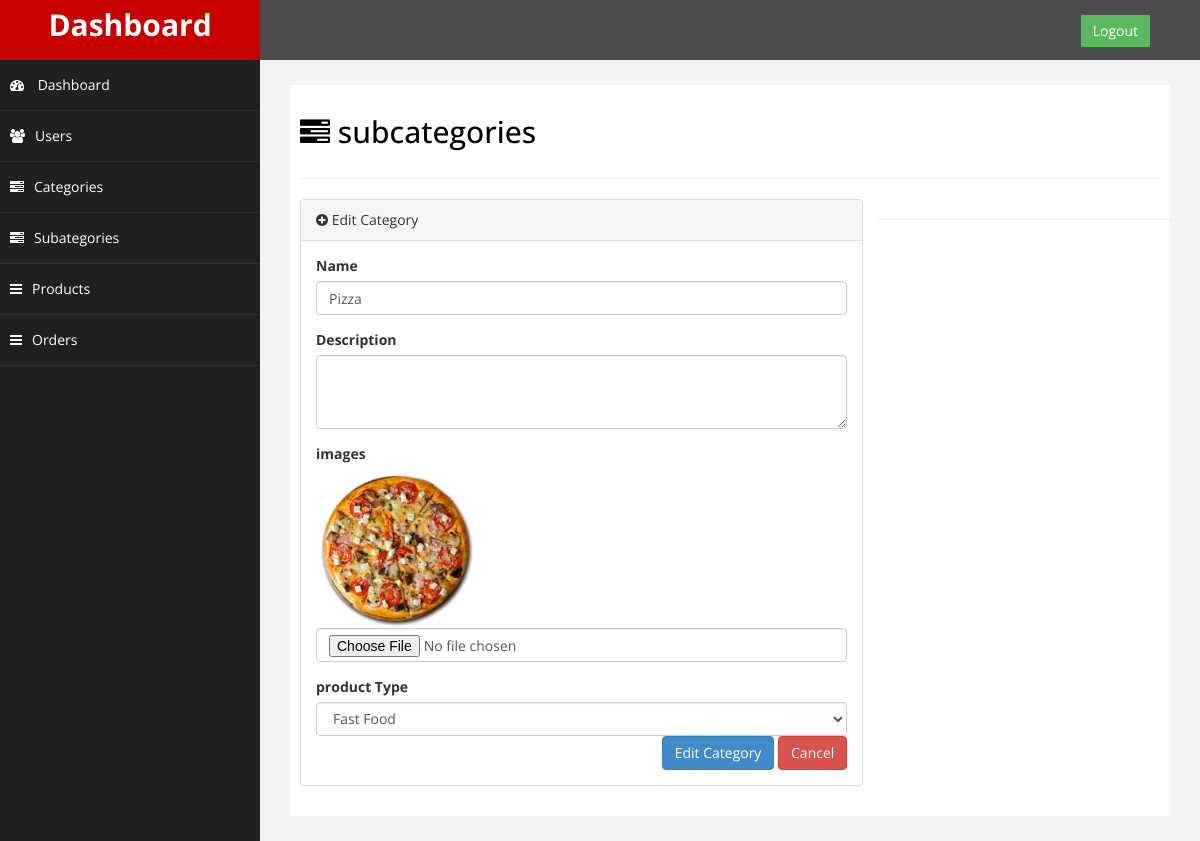
/admin/editsubcategory.php?action=edit&id=1 (signed in), run on the app's committed database.
### tables this page shows
CREATE TABLE `subcategories` (
  `id` int(11) NOT NULL,
  `name` varchar(25) NOT NULL,
  `description` varchar(255) DEFAULT NULL,
  `photo` varchar(255) DEFAULT NULL,
  `cat_id` int(11) DEFAULT NULL
);

### admin/editsubcategory.php (the view, shortened to what this page needs)
<?php
include('header.php');
require('../include/connect.php');
?>
<div id="page-wrapper">
    <div id="page-inner">
        <div class="row">
            <div class="col-md-12">
                <h2><i class="fa fa-tasks"></i> subcategories</h2>
            </div>
        </div>
        <hr />
        <div class="row">
            <div class="col-md-8">
                <div class="panel panel-default">
                    <div class="panel-heading">
                        <i class="fa fa-plus-circle"></i> Edit Category
                    </div>
                    <div class="panel-body">
                        <div class="row">
                             <?php
                             if (isset($_GET['action'], $_GET['id'])&&$_GET['action']=='edit' ) {
                                $id = $_GET['id'];
                                    $stm = $db->prepare("select * from subcategories where id=:catid");
                                    $stm->execute(array("catid"=>$id));
                                    if ($stm->rowCount()) {
                                        foreach ($stm->fetchAll() as $row) {
                                            $name = $row['name'];
                                            $description = $row['description'];
                                            $image_name_db= $row['photo'];
                                            $cat_id =$row['cat_id'];
                                    ?>
                            <div class="col-md-12">
                            <form role="form" method="post" enctype="multipart/form-data">
                                    <div class="form-group">
                                        <label>Name</label>
                                        <input type="text" placeholder="Please Enter your Name "
                                        class="form-control"
                                        value="<?php echo $name ?>" name="name" />
                                    </div>
                                    <div class="form-group">
                                        <label>Description</label>
                                        <textarea placeholder="Please Enter Description"
                                        class="form-control" cols="30" rows="3" name='description'> <?php echo $description?> </textarea>
                                    </div>
                                    <div class="form-group">
                                        <label>images</label><br>
                                        <img src="upload/<?php echo $image_name_db ?>" width=30%>
                                        <input type="file" class="form-control"
                                         name="file" >
                                    </div>
                                    <div class="form-group">
                                        <label>product Type</label>
                                        <select class="form-control" name="cat_id">
                                            <?php
                                        $sql="select * from categories " ;
                                        $stm = $db->prepare($sql);
                                        $stm->execute();
                                        foreach ($stm->fetchAll() as $row) {
                                            if($row['id']==$cat_id){
                                              ?>
                                              <option value="<?php echo $row['id']?>" selected><?php echo  $row['name'] ?></option>
                                              <?php
                                          }else { ?>
                                            <option value="<?php echo $row['id']?>" ><?php echo  $row['name'] ?></option>
                                          <?php } }?>
                                        </select>
                                    <div style="float:right;">
                                        <button type="submit" name="submit" class="btn btn-primary">Edit Category</button>
                                        <button type="reset" class="btn btn-danger">Cancel</button>
                                    </div>
                            </div>
                            </form>
       <?php }}}?>
                        </div>
                    </div>
                </div>
            </div>
        </div>
        <hr />
    </div>
</div>
</div>
<?php
include('footer.php');
?>

### admin/include/assets/css/custom.css (style rules this page uses)
body { font-family: 'Open Sans', sans-serif; }
#page-wrapper { padding: 15px 15px; min-height: 600px; background:#F3F3F3; }
#page-inner { width:100%; margin:10px 20px 10px 0px; background-color:#fff!important; padding:10px; min-height:600px; }
h2 { color: #000; }
@media (min-width:768px) { #page-wrapper { margin: 0 0 0 260px; padding: 15px 30px; } }

### data on the page
subcategories: name "Pizza", photo (picture)

### other printed values
form field cat_id "Fast Food"
